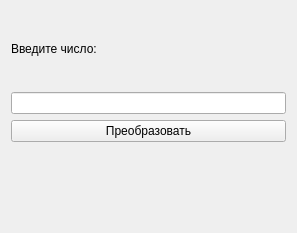
<?xml version="1.0" encoding="UTF-8"?>
<ui version="4.0">
 <class>MainWindow</class>
 <widget class="QWidget" name="MainWindow">
  <property name="geometry">
   <rect>
    <x>0</x>
    <y>0</y>
    <width>297</width>
    <height>233</height>
   </rect>
  </property>
  <property name="windowTitle">
   <string>Decimal to Binary Converter</string>
  </property>
  <layout class="QVBoxLayout" name="verticalLayout">
   <item>
    <widget class="QLabel" name="label">
     <property name="text">
      <string>Введите число:</string>
     </property>
    </widget>
   </item>
   <item>
    <widget class="QLineEdit" name="inputLineEdit"/>
   </item>
   <item>
    <widget class="QPushButton" name="convertButton">
     <property name="text">
      <string>Преобразовать</string>
     </property>
    </widget>
   </item>
   <item>
    <widget class="QLabel" name="resultLabel"/>
   </item>
  </layout>
 </widget>
 <resources/>
 <connections/>
</ui>
